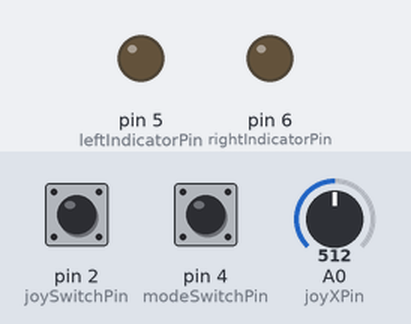
Simulated run of this sketch. Board: Arduino Uno, built with avr-gcc and run on an emulated ATmega328P. On the bench: output pins drawn as LEDs (lit = HIGH). Dashed ring = blinking. Inputs (shaded band) come from the test bench; at power-on: A0 (joyXPin) = 512, pin 2 (joySwitchPin) HIGH, pin 4 (modeSwitchPin) HIGH.

Above: at 1.2 s.
1.3 s: A0 (joyXPin) set to 410
2.8 s: A0 (joyXPin) set to 385
At 3.4 s:
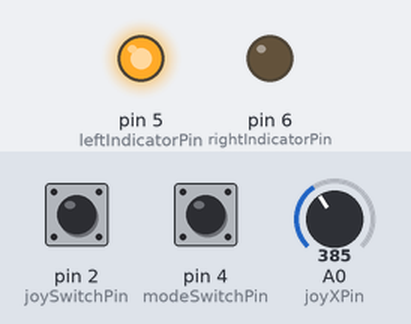
4.3 s: pin 2 (joySwitchPin) pulled LOW for 0.15 s
At 5.7 s:
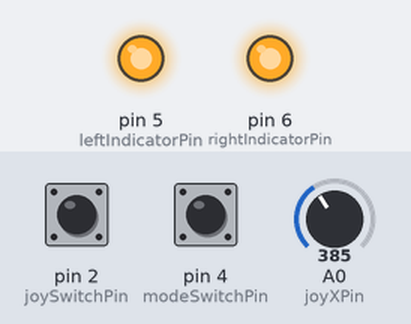
6.0 s: pin 4 (modeSwitchPin) pulled LOW for 0.15 s
At 7.9 s:
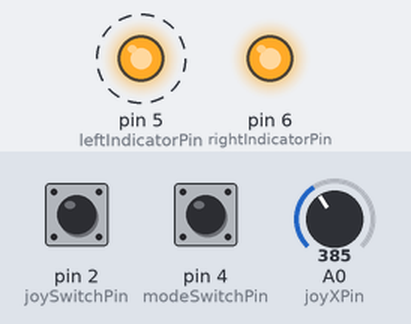
9.1 s: pin 2 (joySwitchPin) pulled LOW for 1 s
At 9.6 s:
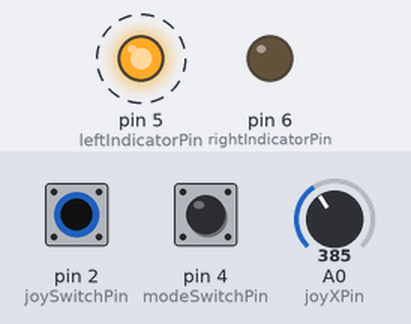
13.1 s: A0 (joyXPin) set to 910
At 13.7 s:
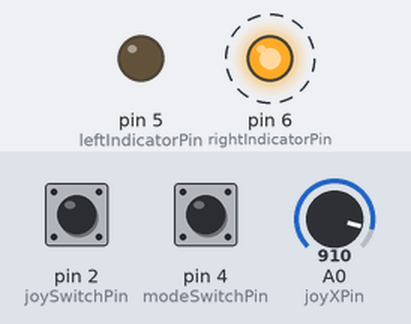
Timing chart, 0 to 17.1 s (numbered marks = the images above; inputs shaded):
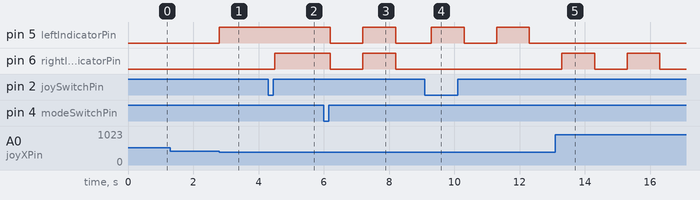

The sketch:

bike_indicator.ino
```cpp
// Define pin numbers for LEDs driven by NPN transistors
const int leftIndicatorPin = 5;
const int rightIndicatorPin = 6;

// Define joystick and mode switch pins
const int joyXPin = A0;
const int joySwitchPin = 2;
const int modeSwitchPin = 4; // Additional switch to toggle between modes

// Variables to store joystick and switch states
int joyXValue;
int joySwitchState;
int modeSwitchState;
int lastJoySwitchState = HIGH;
int lastModeSwitchState = HIGH;

bool hazardMode = false;       // Variable to toggle between normal and hazard mode
int indicatorMode = 0;         // Variable to track the current mode (0=solid, 1=slow blink, 2=fast blink, 3=fade)

// Timing variables for blinking and fading
unsigned long previousMillisSlow = 0;
unsigned long previousMillisFast = 0;
int fadeValue = 0;                   // For fading effect
int fadeDirection = 5;               // Fading increment/decrement

// Setup function
void setup() {
  pinMode(leftIndicatorPin, OUTPUT);
  pinMode(rightIndicatorPin, OUTPUT);
  pinMode(joyXPin, INPUT);
  pinMode(joySwitchPin, INPUT_PULLUP); // Joystick switch uses internal pull-up resistor
  pinMode(modeSwitchPin, INPUT_PULLUP); // Mode switch uses internal pull-up resistor
}

// Function to turn on NPN-driven LED (set pin HIGH to turn on)
void turnOnNPN(int pin) {
  digitalWrite(pin, HIGH);
}

// Function to turn off NPN-driven LED (set pin LOW to turn off)
void turnOffNPN(int pin) {
  digitalWrite(pin, LOW);
}

// Loop function
void loop() {
  // Read joystick values
  joyXValue = analogRead(joyXPin);
  joySwitchState = digitalRead(joySwitchPin);
  modeSwitchState = digitalRead(modeSwitchPin);

  // Check for joystick switch press to toggle hazard mode
  if (joySwitchState == LOW && lastJoySwitchState == HIGH) {
    hazardMode = !hazardMode;
    delay(200); // Debounce delay
  }
  lastJoySwitchState = joySwitchState;

  // Check for mode switch press to cycle through modes
  if (modeSwitchState == LOW && lastModeSwitchState == HIGH) {
    indicatorMode = (indicatorMode + 1) % 4; // Cycle through 4 modes (0, 1, 2, 3)
    delay(200); // Debounce delay
  }
  lastModeSwitchState = modeSwitchState;

  // Get the current time for blink timing
  unsigned long currentMillis = millis();

  // Hazard mode: apply selected mode to both indicators
  if (hazardMode) {
    applyMode(leftIndicatorPin, rightIndicatorPin, currentMillis);
  }
  else {
    // Normal mode: control left or right indicator based on joystick direction
    if (joyXValue < 400) {  // Left direction
      applyMode(leftIndicatorPin, -1, currentMillis);
      turnOffNPN(rightIndicatorPin);
    }
    else if (joyXValue > 900) { // Right direction
      applyMode(rightIndicatorPin, -1, currentMillis);
      turnOffNPN(leftIndicatorPin);
    }
    else { // Center position, no indication
      turnOffNPN(leftIndicatorPin);
      turnOffNPN(rightIndicatorPin);
    }
  }
}

// Function to apply the selected mode to the indicators
void applyMode(int pin1, int pin2, unsigned long currentMillis) {
  switch (indicatorMode) {
    case 0: // Solid
      turnOnNPN(pin1);
      if (pin2 != -1) turnOnNPN(pin2); // Turn on both in hazard mode
      break;

    case 1: // Slow Blinking
      if (currentMillis - previousMillisSlow >= 1000) { // Slow blink interval
        previousMillisSlow = currentMillis;
        digitalWrite(pin1, !digitalRead(pin1)); // Toggle pin
        if (pin2 != -1) digitalWrite(pin2, !digitalRead(pin2));
      }
      break;

    case 2: // Fast Blinking
      if (currentMillis - previousMillisFast >= 200) { // Fast blink interval
        previousMillisFast = currentMillis;
        digitalWrite(pin1, !digitalRead(pin1)); // Toggle pin
        if (pin2 != -1) digitalWrite(pin2, !digitalRead(pin2));
      }
      break;

    case 3: // Fading
      analogWrite(pin1, fadeValue); // Set PWM for fading
      if (pin2 != -1) analogWrite(pin2, fadeValue);

      fadeValue += fadeDirection;
      if (fadeValue <= 0 || fadeValue >= 255) {
        fadeDirection = -fadeDirection; // Reverse fade direction at ends
      }
      delay(15); // Adjust this delay for smooth fading
      break;
  }
}
```

Measured:
- the behaviour switches between 400 and 399 on A0 (joyXPin) (found by bisection; images 0 and 1)
- after the input at 1.3 s, every drawn part: stays the same
- after the input at 2.8 s, pin 5 (leftIndicatorPin): LOW → HIGH at once
- after the input at 4.3 s, pin 6 (rightIndicatorPin): LOW → HIGH after 0.20 s
- after the input at 6.0 s, pin 5 (leftIndicatorPin), pin 6 (rightIndicatorPin): HIGH → LOW after 0.20 s, → HIGH 1.0 s later, → LOW 1.0 s later
- after the input at 9.1 s, pin 6 (rightIndicatorPin): stops changing and stays LOW
- after the input at 13.1 s, pin 5 (leftIndicatorPin): stops changing and stays LOW; pin 6 (rightIndicatorPin): alternates HIGH for 1.0 s and LOW for 1.0 s, starting after 0.20 s
